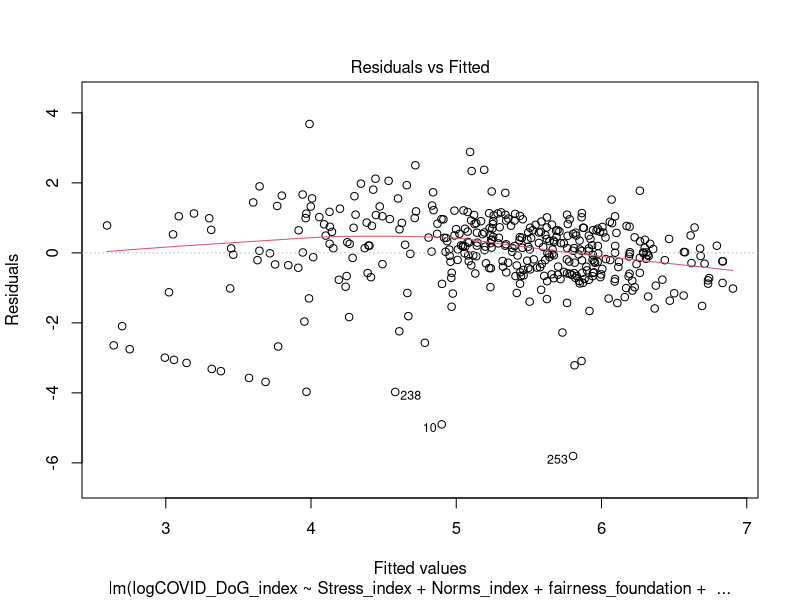
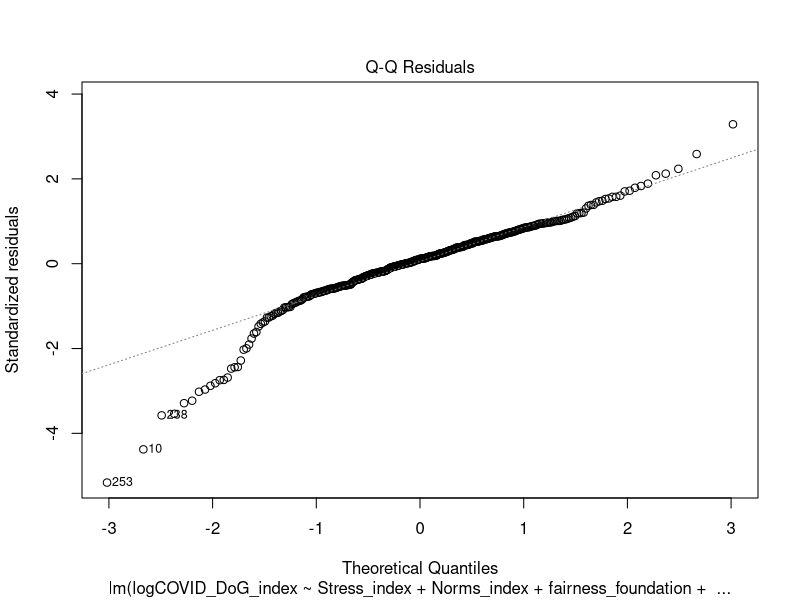
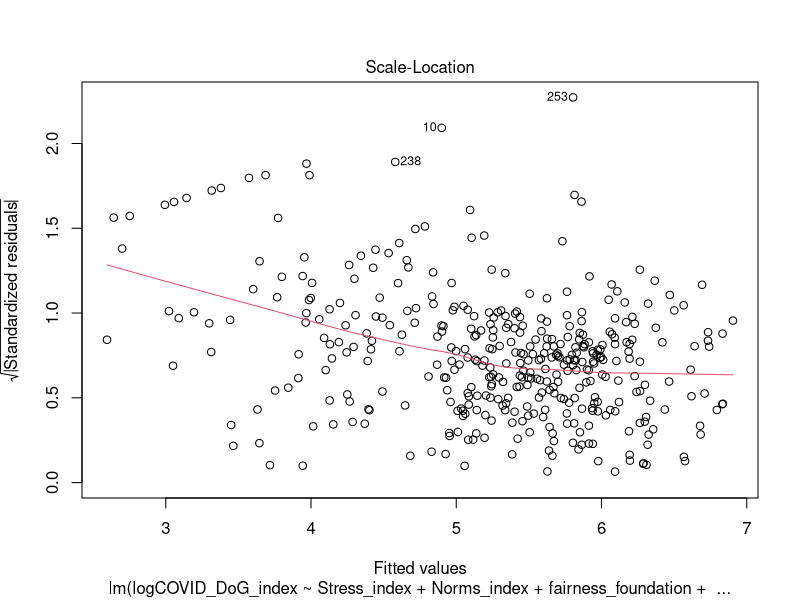
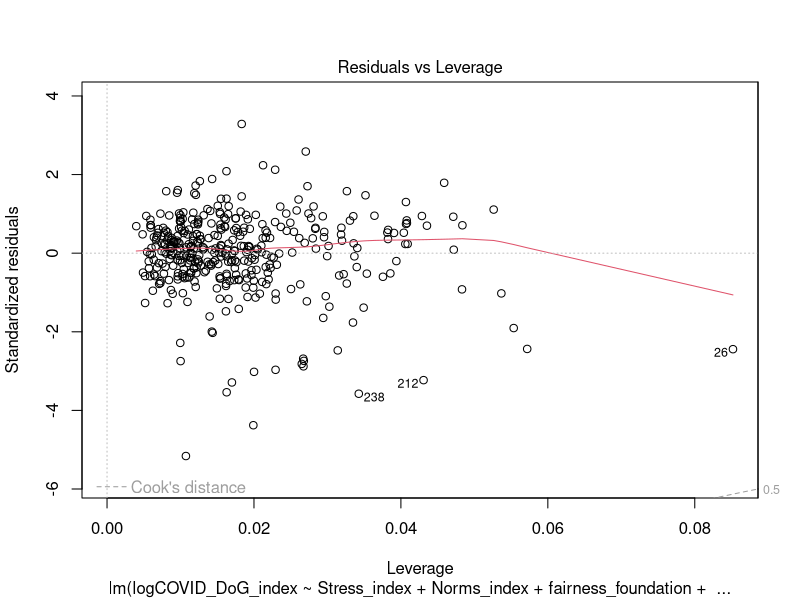
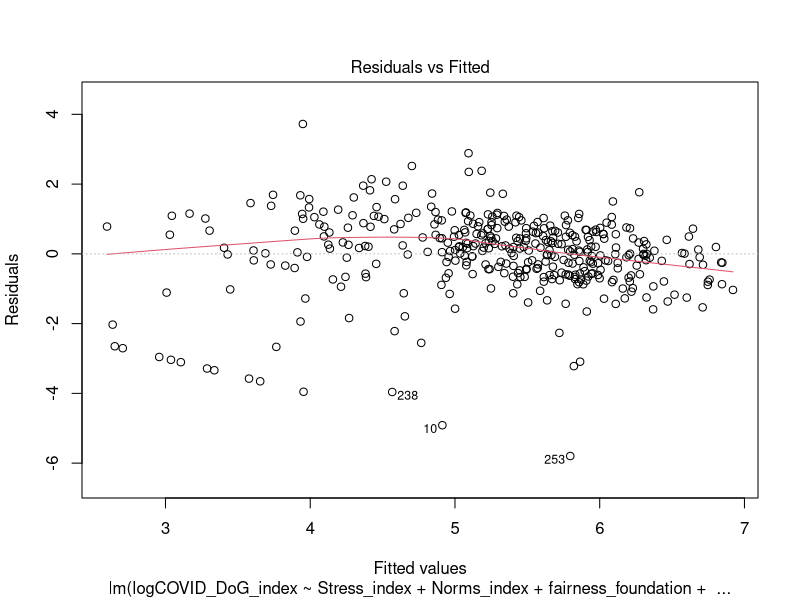
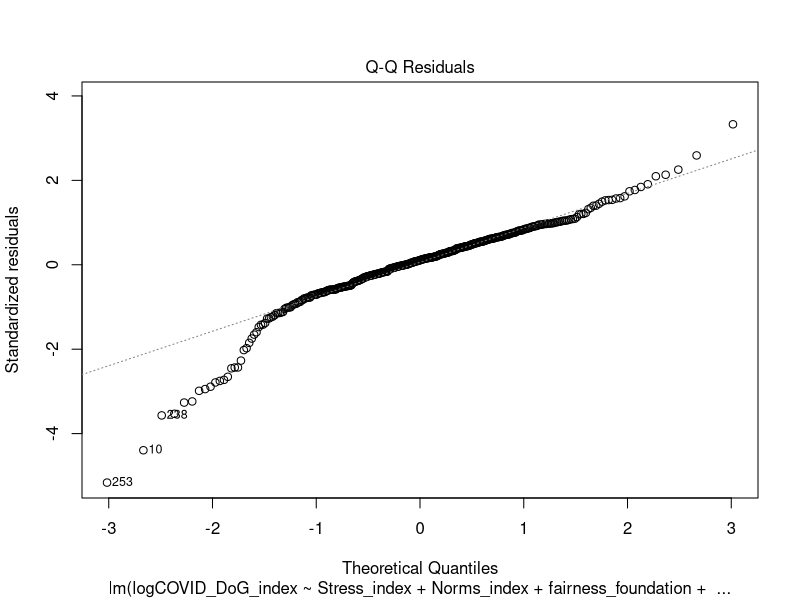
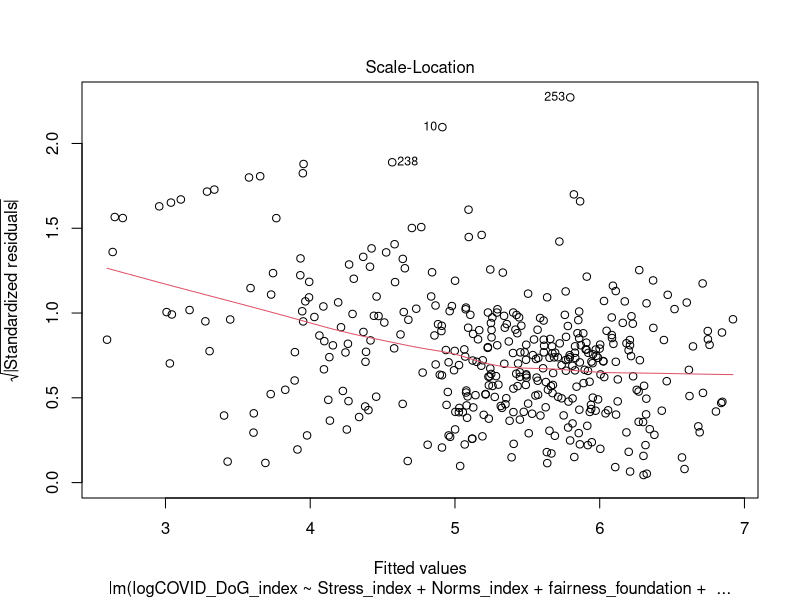
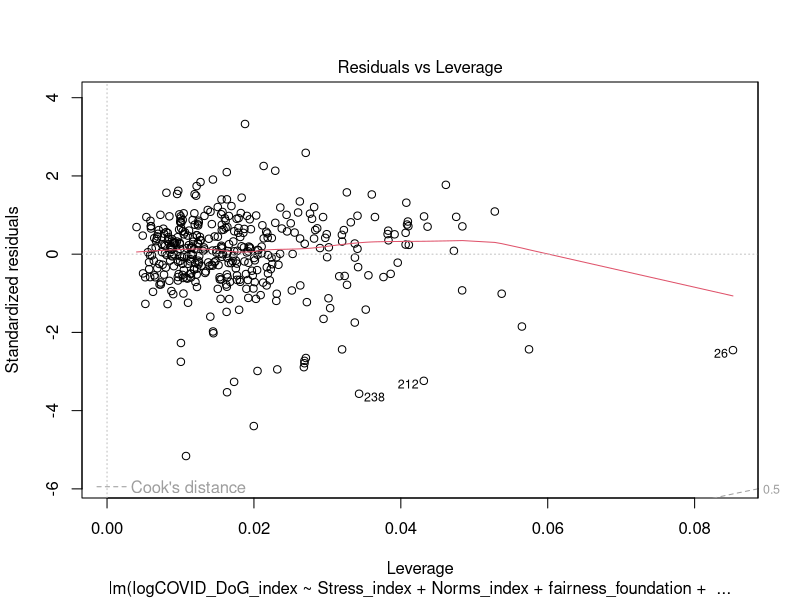

Recreate these plots in R, in order.
## ---- chunk 1
knitr::opts_chunk$set(echo = TRUE)
## ---- chunk 2
library(car)
## ---- chunk 3
omit_df <- read.csv("omit_df.csv", header=T, na.strings="")
## ---- chunk 4
Model0 <- lm(logCOVID_DoG_index ~ 1, data = omit_df) #to obtain Total SS

Model1 <- lm(logCOVID_DoG_index ~ logMeanK, data = omit_df)

Model2 <- lm(logCOVID_DoG_index ~ logMeanK + GCS_index, data = omit_df)

Model3 <- lm(logCOVID_DoG_index ~ logMeanK + GCS_index + Norms_index, data = omit_df)

Model4 <-lm(logCOVID_DoG_index ~ logMeanK + GCS_index + Norms_index + Measure2_liberal_Index, data = omit_df)

Model5 <- lm(logCOVID_DoG_index ~ logMeanK + GCS_index + Norms_index + Measure2_liberal_Index +Measure2_liberterian_Index, data = omit_df)

Model6 <- lm(logCOVID_DoG_index ~ logMeanK + GCS_index + Norms_index + Measure2_liberal_Index + Measure2_liberterian_Index + Measure2_cons_Index, data = omit_df)

Model7 <- lm(logCOVID_DoG_index ~ logMeanK + GCS_index + Norms_index + Measure2_liberal_Index + Measure2_liberterian_Index + Measure2_cons_Index + harm_foundation, data = omit_df)

Model8  <- lm(logCOVID_DoG_index ~ logMeanK + GCS_index + Norms_index + Measure2_liberal_Index + Measure2_liberterian_Index + Measure2_cons_Index + harm_foundation + fairness_foundation, data = omit_df)

Model9  <- lm(logCOVID_DoG_index ~ logMeanK + GCS_index + Norms_index + Measure2_liberal_Index + Measure2_liberterian_Index + Measure2_cons_Index + harm_foundation + fairness_foundation + authority_foundation, data = omit_df)

Model10  <- lm(logCOVID_DoG_index ~ logMeanK + GCS_index + Norms_index + Measure2_liberal_Index + Measure2_liberterian_Index + Measure2_cons_Index + harm_foundation + fairness_foundation + authority_foundation + ingroup_foundation, data = omit_df)

Model11  <- lm(logCOVID_DoG_index ~ logMeanK + GCS_index + Norms_index + Measure2_liberal_Index + Measure2_liberterian_Index + Measure2_cons_Index + harm_foundation + fairness_foundation + authority_foundation + ingroup_foundation + purity_foundation, data = omit_df)

Model12 <- lm(logCOVID_DoG_index ~ logMeanK + GCS_index + Norms_index + Measure2_liberal_Index + Measure2_liberterian_Index + Measure2_cons_Index + harm_foundation + fairness_foundation + authority_foundation + ingroup_foundation +purity_foundation + Stress_index, data = omit_df)

Model13 <- lm(logCOVID_DoG_index ~ logMeanK + GCS_index + Norms_index + Measure2_liberal_Index + Measure2_liberterian_Index + Measure2_cons_Index + harm_foundation + fairness_foundation + authority_foundation + ingroup_foundation +purity_foundation+ Stress_index + Impacts_index, data = omit_df)

Model14 <- lm(logCOVID_DoG_index ~ logMeanK + GCS_index + Norms_index + Measure2_liberal_Index + Measure2_liberterian_Index + Measure2_cons_Index + harm_foundation + fairness_foundation + authority_foundation + ingroup_foundation +purity_foundation+ Stress_index + Impacts_index +SDRS_Sum_scaled, data = omit_df)

## ---- chunk 5
#What is the SS wihtout predictors?

anova(Model0)

#Total SS is 758.7

#What is the SS of all the rest of the models?

anova(Model1, Model2, Model3, Model4, Model5, Model6, Model7, Model8, Model9, Model10, Model11, Model12, Model13, Model14)

#Model1(adding MCQ):
##SS:747.68

summary(Model1)
summary(Model12)

#Model2 (adding uncertainty):
##SS:747.64, F= 0.0353, P=0.851

#Model3(Adding Norms):
##SS:559.30, F=147.4122, P < 2.2e-16***

#Model4(Adding Standard 3 PO measure:Liberal):
##SS:539.34, F=15.6186, P < .000 ***

#Model5(Adding Standard 3 PO measure:Liberterian):
##SS:539.20, F=.1138, P < .7360

#Model6(Adding Standard 3 PO measure:cons):
##SS:524.80, F=11.2667, P < 008***

#Model7(adding MFT: Harm):
##SS:517.37, F= 5.8161, P=0.0163695

#Model8(adding MFT:Fairness):
##SS:508.83, F=6.6859 , P= 0.01010*

#Model9(adding MFT:Authority):
##SS:506.47, F= 1.8481, P= 0.17483

#Model10(adding MFT:Ingroup):
##SS:497.54, F= 6.9899,P= 0.0085479*

#Model11(adding MFT:Purity):
##SS:495.98, F=1.2158, P= 0.2709012

#Model12(adding stress):
#SS:473.86, F= 17.3164, P < .000*

#Model13(adding impacts):
#SS:473.70, F=0.1129, P=0.7261232

#Model14(adding SD):SS:462.72.
#SS:470.18, F=2.7589, 0.0975677 

#This suggests to throw out Uncertainty, libert, harm, authority, purity, Impact and SD in the simultaneous model. Let's do that and see what happens. 

## ---- chunk 6
MCQModel0 <- lm(logMeanK ~ 1, data = omit_df) #to obtain Total SS

MCQModel1 <- lm(logMeanK ~ logCOVID_DoG_index, data = omit_df)

MCQModel2 <- lm(logMeanK ~ logCOVID_DoG_index + GCS_index, data = omit_df)

MCQModel3 <- lm(logMeanK ~ logCOVID_DoG_index+ GCS_index + Norms_index, data = omit_df)

MCQModel4 <-lm(logMeanK ~ logCOVID_DoG_index + GCS_index + Norms_index + Measure2_liberal_Index, data = omit_df)

MCQModel5 <- lm(logMeanK ~ logCOVID_DoG_index + GCS_index + Norms_index + Measure2_liberal_Index +Measure2_liberterian_Index, data = omit_df)

MCQModel6 <- lm(logMeanK ~ logCOVID_DoG_index + GCS_index + Norms_index + Measure2_liberal_Index + Measure2_liberterian_Index + Measure2_cons_Index, data = omit_df)

MCQModel7 <- lm(logMeanK ~ logCOVID_DoG_index + GCS_index + Norms_index + Measure2_liberal_Index + Measure2_liberterian_Index + Measure2_cons_Index + harm_foundation, data = omit_df)

MCQModel8  <- lm(logMeanK ~ logCOVID_DoG_index + GCS_index + Norms_index + Measure2_liberal_Index + Measure2_liberterian_Index + Measure2_cons_Index + harm_foundation + fairness_foundation, data = omit_df)

MCQModel9  <- lm(logMeanK ~ logCOVID_DoG_index + GCS_index + Norms_index + Measure2_liberal_Index + Measure2_liberterian_Index + Measure2_cons_Index + harm_foundation + fairness_foundation + authority_foundation, data = omit_df)

MCQModel10  <- lm(logMeanK ~ logCOVID_DoG_index + GCS_index + Norms_index + Measure2_liberal_Index + Measure2_liberterian_Index + Measure2_cons_Index + harm_foundation + fairness_foundation + authority_foundation + ingroup_foundation, data = omit_df)

MCQModel11  <- lm(logMeanK ~ logCOVID_DoG_index + GCS_index + Norms_index + Measure2_liberal_Index + Measure2_liberterian_Index + Measure2_cons_Index + harm_foundation + fairness_foundation + authority_foundation + ingroup_foundation + purity_foundation, data = omit_df)

MCQModel12 <- lm(logMeanK ~ logCOVID_DoG_index + GCS_index + Norms_index + Measure2_liberal_Index + Measure2_liberterian_Index + Measure2_cons_Index + harm_foundation + fairness_foundation + authority_foundation + ingroup_foundation +purity_foundation + Stress_index, data = omit_df)

MCQModel13 <- lm(logMeanK ~ logCOVID_DoG_index + GCS_index + Norms_index + Measure2_liberal_Index + Measure2_liberterian_Index + Measure2_cons_Index + harm_foundation + fairness_foundation + authority_foundation + ingroup_foundation +purity_foundation+ Stress_index + Impacts_index, data = omit_df)

MCQModel14 <- lm(logMeanK ~ logCOVID_DoG_index + GCS_index + Norms_index + Measure2_liberal_Index + Measure2_liberterian_Index + Measure2_cons_Index + harm_foundation + fairness_foundation + authority_foundation + ingroup_foundation +purity_foundation+ Stress_index + Impacts_index +SDRS_Sum_scaled, data = omit_df)

## ---- chunk 7
#What is the SS wihtout predictors?

anova(MCQModel0)

#Total SS is 1312.4

#What is the SS of all the rest of the models?

summary(MCQModel1)

summary(MCQModel12)

anova(MCQModel1, MCQModel2, MCQModel3, MCQModel4, MCQModel5, MCQModel6, MCQModel7, MCQModel8, MCQModel9, MCQModel10, MCQModel11, MCQModel12, MCQModel13, MCQModel14)

## ---- chunk 8

Model0 <- lm(logCOVID_DoG_index ~ 1, data = omit_df) #to obtain Total SS

Model1 <- lm(logCOVID_DoG_index ~ SDRS_Sum_scaled, data = omit_df)

Model2 <- lm(logCOVID_DoG_index ~ SDRS_Sum_scaled + Stress_index + Impacts_index, data = omit_df)

Model3 <- lm(logCOVID_DoG_index ~ SDRS_Sum_scaled + Stress_index + Impacts_index +  GCS_index, data = omit_df)

Model4 <-lm(logCOVID_DoG_index ~ SDRS_Sum_scaled + Stress_index + Impacts_index +  GCS_index + Norms_index, data = omit_df)

Model5 <- lm(logCOVID_DoG_index ~  SDRS_Sum_scaled + Stress_index + Impacts_index +  GCS_index + Norms_index + harm_foundation + fairness_foundation + authority_foundation + ingroup_foundation + purity_foundation, data = omit_df)

Model6 <- lm(logCOVID_DoG_index ~ SDRS_Sum_scaled + Stress_index + Impacts_index +  GCS_index + Norms_index + harm_foundation + fairness_foundation + authority_foundation + ingroup_foundation + purity_foundation + Measure2_liberal_Index + Measure2_liberterian_Index + Measure2_cons_Index, data = omit_df)

Model7 <- lm(logCOVID_DoG_index ~ SDRS_Sum_scaled + Stress_index + Impacts_index +  GCS_index + Norms_index + harm_foundation + fairness_foundation + authority_foundation + ingroup_foundation + purity_foundation + Measure2_liberal_Index + Measure2_liberterian_Index + Measure2_cons_Index + logMeanK, data = omit_df)
## ---- chunk 9
anova(Model0)

#Total SS is 758.7

#What is the SS of all the rest of the models?

anova(Model1, Model2, Model3, Model4, Model5, Model6, Model7)

#This suggests to throw out social desirability, uncertainty, and political oreination. 

#what do the indiviudal models look like?

summary(Model1)
summary(Model2)
summary(Model3)
summary(Model4)
summary(Model5)
summary(Model6)
summary(Model7)

#what is the difference in r2?

#Model 2,  0.07323 - Model 1, 0.003554 = 0.069676

0.07323- 0.003554 

#Model 3,  0.0734  - Model 2,  0.07323 = 0.2482

 0.0734- 0.07323

#Model 4, 0.2851 - Model 3, 0.0734 = 0.2117

0.2851 - 0.0734

#Model 5,0.3638- Model 4, -  0.2851 = 0.0375
0.3638 -  0.2851

#Model 6, 0.3717 - Model 5, 0.3638 =  0.0079

0.3717- 0.3638

#Model 7, 0.3806 - Model 6, 0.3717 = 0.0089

 0.3806 - 0.3717
## ---- chunk 10

MCQModel0 <- lm(logMeanK ~ 1, data = omit_df) #to obtain Total SS

MCQModel1 <- lm(logMeanK ~ SDRS_Sum_scaled, data = omit_df)

MCQModel2 <- lm(logMeanK ~ SDRS_Sum_scaled+ GCS_index, data = omit_df)

## ---- chunk 11
anova(MCQModel0)

#Total SS is 758.7

#What is the SS of all the rest of the models?

anova(MCQModel1, MCQModel2)

#This suggests to throw out x,y ,z. 

#what do the individual models look like?

summary(MCQModel1)
summary(MCQModel2)


#what is the difference in r2?

#Model 2,  0.018427 - Model 1,  0.006085	 = 0.012335

0.01842 -  0.006085


## ---- chunk 12

MegaModel1 <- lm(logCOVID_DoG_index ~ Stress_index + Norms_index + fairness_foundation + ingroup_foundation + Measure2_cons_Index + logMeanK, data = omit_df)

summary(MegaModel1)

plot(MegaModel1)

vif(MegaModel1)

outlierTest(MegaModel1)

MM1_outliers <-omit_df[!(omit_df$id=="10" | omit_df$id=="253" | omit_df$id=="238"),] 

MegaModel2 <- lm(logCOVID_DoG_index ~ Stress_index + Norms_index+ fairness_foundation + ingroup_foundation + Measure2_cons_Index + logMeanK, data = MM1_outliers)

summary(MegaModel2)

plot(MegaModel2)

outlierTest(MegaModel2)

MegaModel3 <- lm(logMeanK ~ GCS_index, data = omit_df)

summary(MegaModel3)

outlierTest(MegaModel3)


## ---- chunk 13

MegaModel3 <-lm(logCOVID_DoG_index ~ logMeanK + Norms_index + Measure2_liberal_Index + Measure2_cons_Index, data = omit_df)

summary(MegaModel3)

MegaModel4 <- lm(logCOVID_DoG_index ~ logMeanK + Norms_index + Measure2_liberal_Index + Measure2_cons_Index + Measure5_Political_Index, data = omit_df)

summary(MegaModel4)

MegaModel5 <- lm(logCOVID_DoG_index ~ logMeanK + Measure2_liberal_Index + Measure2_cons_Index + fairness_foundation + ingroup_foundation + Norms_index + Stress_index, data = omit_df)

summary(MegaModel5)

vif(MegaModel5)


